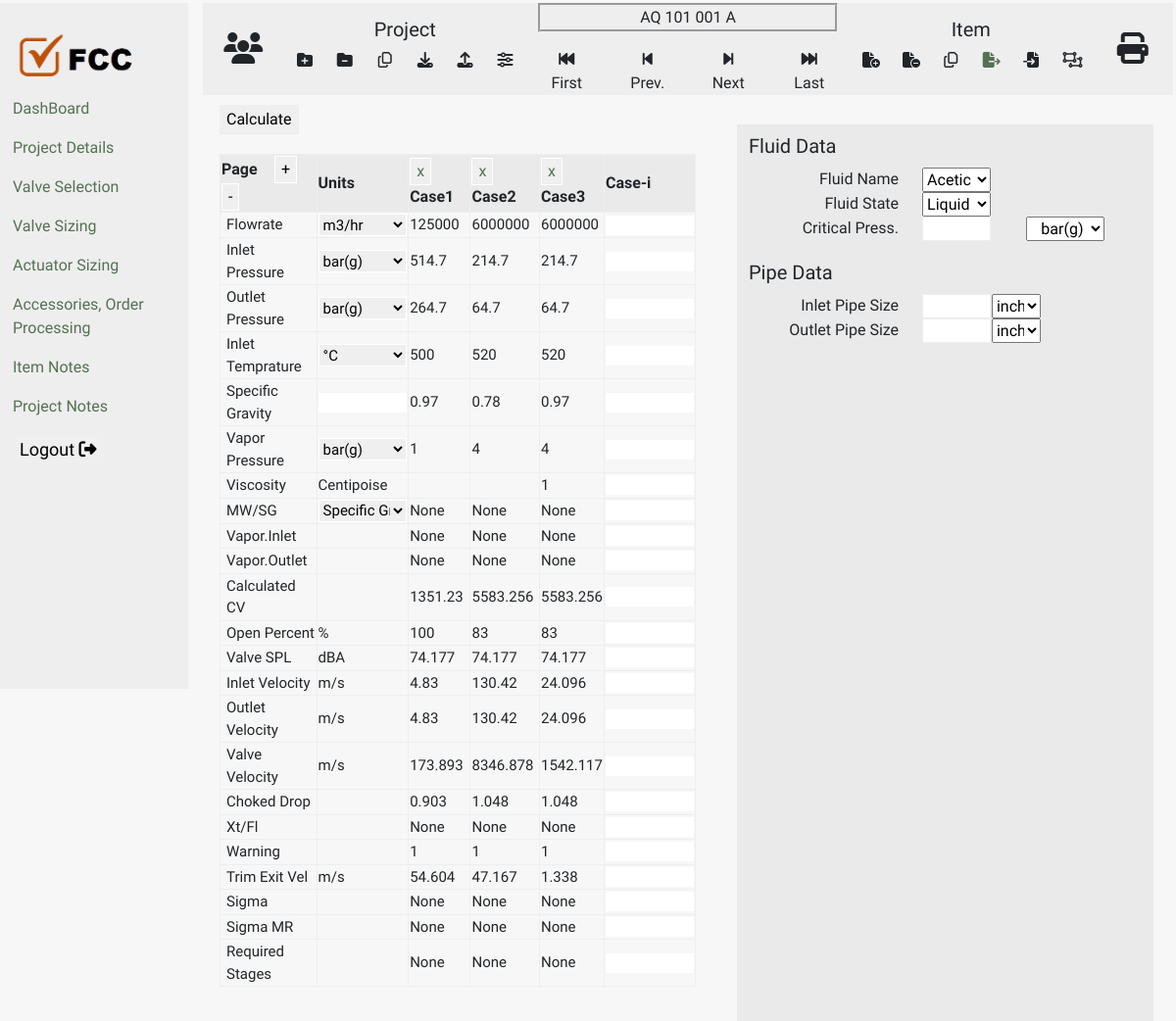
Before: /valve-sizing with the older database file.
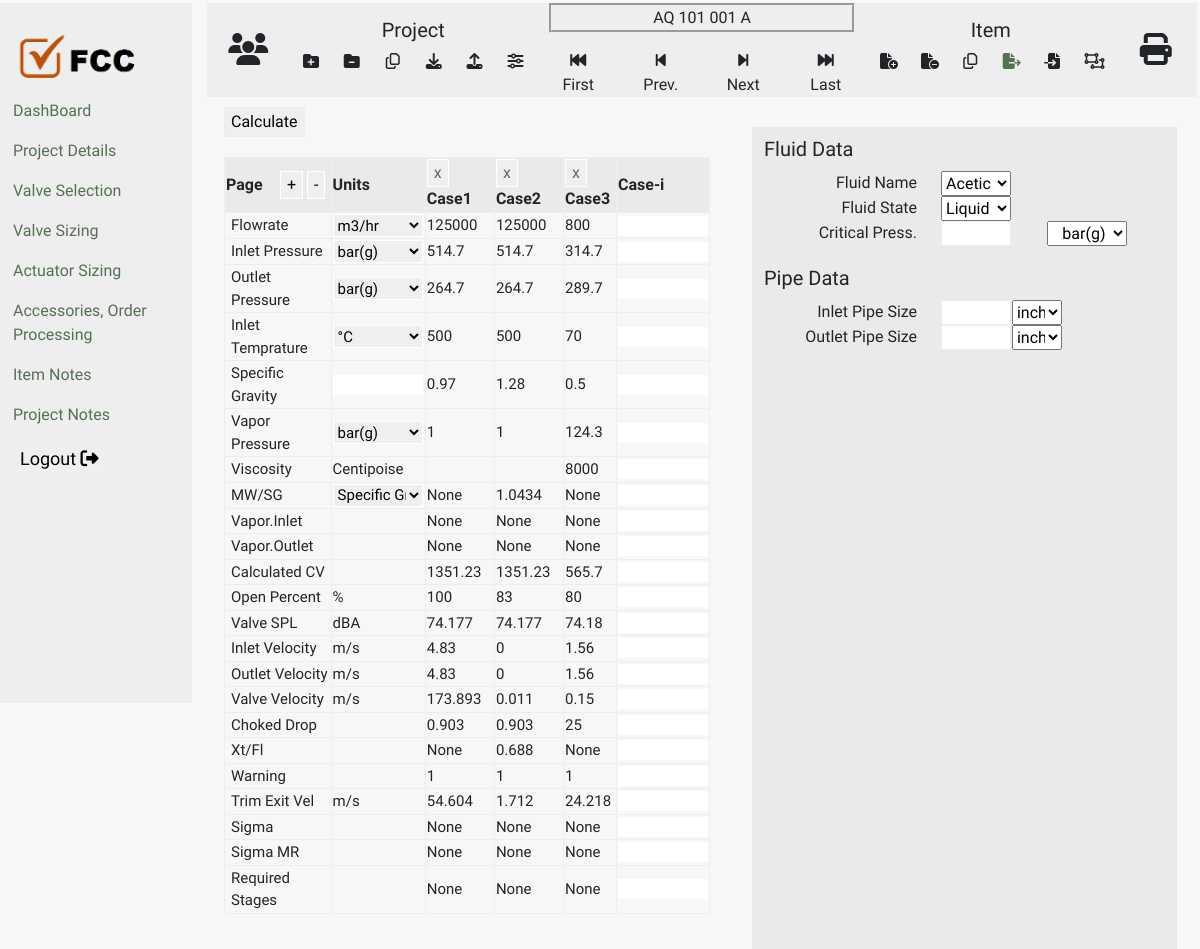
After: the same page with the newer database file.
### main.py (models this page shows)
class itemCases(db.Model):
    __tablename__ = "itemCases"
    id = Column(Integer, primary_key=True)
    flowrate = Column(Integer)
    iPressure = Column(Integer)
    oPressure = Column(Integer)
    iTemp = Column(Integer)
    sGravity = Column(Integer)
    vPressure = Column(Integer)
    viscosity = Column(Integer)
    vaporMW = Column(Integer)
    vaporInlet = Column(Integer)
    vaporOutlet = Column(Integer)
    CV = Column(Integer)
    openPercent = Column(Integer)
    valveSPL = Column(Integer)
    iVelocity = Column(Integer)
    oVelocity = Column(Integer)
    pVelocity = Column(Integer)
    chokedDrop = Column(Integer)
    Xt = Column(Integer)
    warning = Column(Integer)
    trimExVelocity = Column(Integer)
    sigmaMR = Column(Integer)
    reqStage = Column(Integer)
    fluidName = Column(Integer)
    fluidState = Column(Integer)
    criticalPressure = Column(Integer)
    iPipeSize = Column(Integer)
    iPipeSizeSch = Column(Integer)
    oPipeSize = Column(Integer)
    oPipeSizeSch = Column(Integer)
    itemID = Column(Integer, ForeignKey("itemMaster.id"))
    item = relationship("itemMaster", back_populates="cases")

### main.py (the view, shortened to what this page needs)
@app.route('/valve-sizing', methods=["GET", "POST"])
def valveSizing():
    with app.app_context():
        item_selected = db.session.query(itemMaster).filter_by(id=selected_item.id).first()
        itemCases_1 = db.session.query(itemCases).filter_by(itemID=item_selected.id).all()
        fluid_data = fluidName.query.all()
        case_len = len(itemCases_1)
        length_unit_list = [{'id': 'inch', 'name': 'inch'}, {'id': 'm', 'name': 'm'}, {'id': 'mm', 'name': 'mm'},
                            {'id': 'cm', 'name': 'cm'}]
        return render_template("Valve Sizing 2.html", title='Valve Sizing', cases=itemCases_1, item_d=item_selected,
                               fluid=fluid_data, len_c=range(case_len), length_unit=length_unit_list)

### templates/Valve Sizing 2.html (shortened to what the changed rows need)
{% block content %}
{% include "header.html" %}
    <div class="col-10">
      <form action="{{ url_for('valveSizing') }}" method="post">
        <div class="row">
        <div class="col-6 " style="margin-top:10px;margin-left:20px;">
          <div class="size">
            <table style="text-align: left;margin-top:20px;" >
              <thead class="th1" style="background-color:#EAEAEA">
                <tr>
                  <th style="width:30%">
                    <label style="width:50px;font-size:16px;" for="">Page</label>
                    <button type="button" name="button" style="border: 1px solid white;">+</button>
                    <button type="button" name="button" style="border: 1px solid white;">-</button>
                  </th>
                  <th style="width:20%">
                    <label style="width:50px;font-size:16px;" for="">Units</label>
                  </th>
                  {% for i in len_c %}
                  <th style="width:20%">
                    <button type="button" name="button" style="border: 1px solid white;"><a href="{{url_for('deleteCase', case_id=cases[i].id)}}">x</a></button>
                    <label style="width:50px;font-size:16px;" for="">Case{{i+1}}</label>
                  </th>
                  {% endfor %}
                  <th style="width:20%">
                    <label style="width:50px;font-size:16px;" for="">Case-i</label>
                  </th>
                </tr>
              </thead>
              <tbody class="size1">
                <tr>
                  <td><label style="margin-left:5px;" for="flowrate">Flowrate</label></td>
                  <td>
                    <select name="flowrate_unit" id="unit" style="width:90px; height: 23px;border: 1px solid white;">
                    </select>
                  </td>
                  {% for i in cases %}
                    <td class="">{{i.flowrate}}</td>
                  {% endfor %}
                  <td style="width:90px;"><input id="flowrate" name="flowrate" style="width:90px;border: 1px solid white;"></input></td>
                </tr>
                <tr>
                  <td><label style="margin-left:5px;" for="iPressure">Inlet Pressure</label></td>
                  <td>
                    <select name="iPresUnit" style="width:90px; height: 23px;border: 1px solid white;">
                    </select>
                  </td>
                  {% for i in cases %}
                    <td class="">{{i.iPressure}}</td>
                  {% endfor %}
                  <td style="width:90px;"><input id='iPressure' name="iPressure" style="width:90px;border: 1px solid white;"></input></td>
                </tr>
                <tr>
                  <td><label style="margin-left:5px;" for="oPressure">Outlet Pressure</label></td>
                  <td>
                    <select name="oPresUnit" style="width:90px; height: 23px;border: 1px solid white;">
                    </select>
                  </td>
                  {% for i in cases %}
                    <td class="">{{i.oPressure}}</td>
                  {% endfor %}
                  <td style="width:90px;"><input id="oPressure" name="oPressure" style="width:90px;border: 1px solid white;"></input></td>
                </tr>
                <tr>
                  <td><label style="margin-left:5px;" for="iTemp">Inlet Temprature</label></td>
                  <td>
                    <select name="iTempUnit" style="width:90px; height: 23px;border: 1px solid white;">
                    </select>
                  </td>
                  {% for i in cases %}
                    <td class="">{{i.iTemp}}</td>
                  {% endfor %}
                  <td style="width:90px;"><input id='iTemp' name="iTemp" style="width:90px;border: 1px solid white;"></input></td>
                </tr>
                <tr>
                  <td><label style="margin-left:5px;" for="sGravity">Specific Gravity</label></td>
                  <td style="width:90px;"><input style="width:90px;border: 1px solid white;"></input></td>
                  {% for i in cases %}
                    <td class="">{{i.sGravity}}</td>
                  {% endfor %}
                  <td style="width:90px;"><input id='sGravity' name="sGravity" style="width:90px;border: 1px solid white;"></input></td>
                </tr>
                <tr>
                  <td><label style="margin-left:5px;" for="vPressure">Vapor Pressure</label></td>
                  <td>
                    <select name="vPresUnit" style="width:90px; height: 23px;border: 1px solid white;">
                    </select>
                  </td>
                  {% for i in cases %}
                    <td class="">{{i.vPressure}}</td>
                  {% endfor %}
                  <td style="width:90px;"><input id="vPressure" name="vPressure" style="width:90px;border: 1px solid white;"></input></td>
                </tr>
                <tr>
                  <td><label style="margin-left:5px;" for="viscosity">Viscosity</label></td>
                  <td style="width:90px;">Centipoise</td>
                  {% for i in cases %}
                    <td class="">{{i.viscosity}}</td>
                  {% endfor %}
                  <td style="width:90px;"><input id="viscosity" name='viscosity' style="width:90px;border: 1px solid white;"></input></td>
                </tr>
                <tr>
                  <td><label style="margin-left:5px;" for="">MW/SG</label></td>
                  <td>
                    <select name="sg" style="width:90px; height: 23px;border: 1px solid white;">
                    </select>
                  </td>
                  {% for i in cases %}
                    <td class="">{{i.vaporMW}}</td>
                  {% endfor %}
                  <td style="width:90px;"><input name="sg_value" style="width:90px;border: 1px solid white;"></input></td>
                </tr>
                <tr>
                  <td><label style="margin-left:5px;" for="">Vapor.Inlet</label></td>
                  <td style="width:90px;"></td>
                  {% for i in cases %}
                    <td class="">{{i.vaporInlet}}</td>
                  {% endfor %}
                  <td style="width:90px;"><input style="width:90px;border: 1px solid white;"></input></td>
                </tr>
                <tr>
                  <td><label style="margin-left:5px;" for="">Vapor.Outlet</label></td>
                  <td style="width:90px;"></td>
                  {% for i in cases %}
                    <td class="">{{i.vaporOutlet}}</td>
                  {% endfor %}
                  <td style="width:90px;"><input style="width:90px;border: 1px solid white;"></input></td>
                </tr>
                <tr>
                  <td style="margin-left:5px;"><label style="margin-left:5px;" for="">Calculated CV</label></td>
                  <td style="width:90px;"></td>
                  {% for i in cases %}
                    <td class="">{{i.CV}}</td>
                  {% endfor %}
                  <td style="width:90px;"><input style="width:90px;border: 1px solid white;"></td>
                </tr>
                <tr>
                  <td><label style="margin-left:5px;" for="">Open Percent</label></td>
                  <td style="width:90px;">%</td>
                  {% for i in cases %}
                    <td class="">{{i.openPercent}}</td>
                  {% endfor %}
                  <td style="width:90px;"><input style="width:90px;border: 1px solid white;"></td>
                </tr>
                <tr>
                  <td><label style="margin-left:5px;" for="">Valve SPL</label></td>
                  <td>dBA</td>
                  {% for i in cases %}
                    <td class="">{{i.valveSPL}}</td>
                  {% endfor %}
                  <td style="width:90px;"><input style="width:90px;border: 1px solid white;"></td>
                </tr>
                <tr>
                  <td> <label style="margin-left:5px;" for="">Inlet Velocity</label></td>
                  <td>m/s</td>
                  {% for i in cases %}
                    <td class="">{{i.iVelocity}}</td>
                  {% endfor %}
                  <td style="width:90px;"><input style="width:90px;border: 1px solid white;"></td>
                </tr>
                <tr>
                  <td><label style="margin-left:5px;" for="">Outlet Velocity</label></td>
                  <td>m/s</td>
                  {% for i in cases %}
                    <td class="">{{i.oVelocity}}</td>
                  {% endfor %}
                  <td style="width:90px;"><input style="width:90px;border: 1px solid white;"></td>
                </tr>
                <tr>
                  <td><label style="margin-left:5px;" for="">Valve Velocity</label></td>
                  <td>m/s</td>
                  {% for i in cases %}
                    <td class="">{{i.pVelocity}}</td>
                  {% endfor %}
                  <td style="width:90px;"><input style="width:90px;border: 1px solid white;"></td>
                </tr>
                <tr>
                  <td><label style="margin-left:5px;" for="">Choked Drop</label></td>
                  <td></td>
                  {% for i in cases %}
                    <td class="">{{i.chokedDrop}}</td>
                  {% endfor %}
                  <td style="width:90px;"><input style="width:90px;border: 1px solid white;"></td>
                </tr>
                <tr>
                  <td><label style="margin-left:5px;" for="">Xt/Fl</label></td>
                  <td></td>
                  {% for i in cases %}
                    <td class="">{{i.Xt}}</td>
                  {% endfor %}
                  <td style="width:90px;"><input name="xt" style="width:90px;border: 1px solid white;"></td>
                </tr>
                <tr>
                  <td><label style="margin-left:5px;" for="">Warning</label></td>
                  <td></td>
                  {% for i in cases %}
                    <td class="">{{i.warning}}</td>
                  {% endfor %}
                  <td style="width:90px;"><input style="width:90px;border: 1px solid white;"></td>
                </tr>
                <tr>
                  <td><label style="margin-left:5px;" for="">Trim Exit Vel</label></td>
                  <td>m/s</td>
                  {% for i in cases %}
                    <td class="">{{i.trimExVelocity}}</td>
                  {% endfor %}
                  <td style="width:90px;"><input style="width:90px;border: 1px solid white;"></td>
                </tr>
                <tr>
                  <td><label style="margin-left:5px;" for="">Sigma</label></td>
                  <td></td>
                  {% for i in cases %}
                    <td class="">{{i.sigmaMR}}</td>
                  {% endfor %}
                  <td style="width:90px;"><input style="width:90px;border: 1px solid white;"></td>
                </tr>
                <tr>
                  <td><label style="margin-left:5px;" for="">Sigma MR</label></td>
                  <td></td>
                  {% for i in cases %}
                    <td class="">{{i.sigmaMR}}</td>
                  {% endfor %}
                  <td style="width:90px;"><input style="width:90px;border: 1px solid white;"></td>
                </tr>
                <tr>
                  <td><label style="margin-left:5px;" for="">Required Stages</label></td>
                  <td></td>
                  {% for i in cases %}
                    <td class="">{{i.reqStage}}</td>
                  {% endfor %}
                  <td style="width:90px;"><input style="width:90px;border: 1px solid white;"></td>
                </tr>
              </tbody>
            </table>
          </div>
        </div>
      </div>
      </form>
    </div>
  </div>
{% include "footer.html" %}
{% endblock %}

Changed rows visible on the page:
removed itemCases: flowrate "6000000", iPressure "214.7", oPressure "64.7", iTemp "520", sGravity "0.78", vPressure "4", vaporMW "None", vaporInlet "None", vaporOutlet "None", CV "5583.256", openPercent "83", valveSPL "74.177", iVelocity "130.42", oVelocity "130.42", pVelocity "8346.878", chokedDrop "1.048", Xt "None", warning "1", trimExVelocity "47.167", sigmaMR "None", reqStage "None"
removed itemCases: flowrate "6000000", iPressure "214.7", oPressure "64.7", iTemp "520", sGravity "0.97", vPressure "4", viscosity "1", vaporMW "None", vaporInlet "None", vaporOutlet "None", CV "5583.256", openPercent "83", valveSPL "74.177", iVelocity "24.096", oVelocity "24.096", pVelocity "1542.117", chokedDrop "1.048", Xt "None", warning "1", trimExVelocity "1.338", sigmaMR "None", reqStage "None"
added itemCases: flowrate "125000", iPressure "514.7", oPressure "264.7", iTemp "500", sGravity "1.28", vPressure "1", vaporMW "1.0434", vaporInlet "None", vaporOutlet "None", CV "1351.23", openPercent "83", valveSPL "74.177", iVelocity "0", oVelocity "0", pVelocity "0.011", chokedDrop "0.903", Xt "0.688", warning "1", trimExVelocity "1.712", sigmaMR "None", reqStage "None"
added itemCases: flowrate "800", iPressure "314.7", oPressure "289.7", iTemp "70", sGravity "0.5", vPressure "124.3", viscosity "8000", vaporMW "None", vaporInlet "None", vaporOutlet "None", CV "565.7", openPercent "80", valveSPL "74.18", iVelocity "1.56", oVelocity "1.56", pVelocity "0.15", chokedDrop "25", Xt "None", warning "1", trimExVelocity "24.218", sigmaMR "None", reqStage "None"
